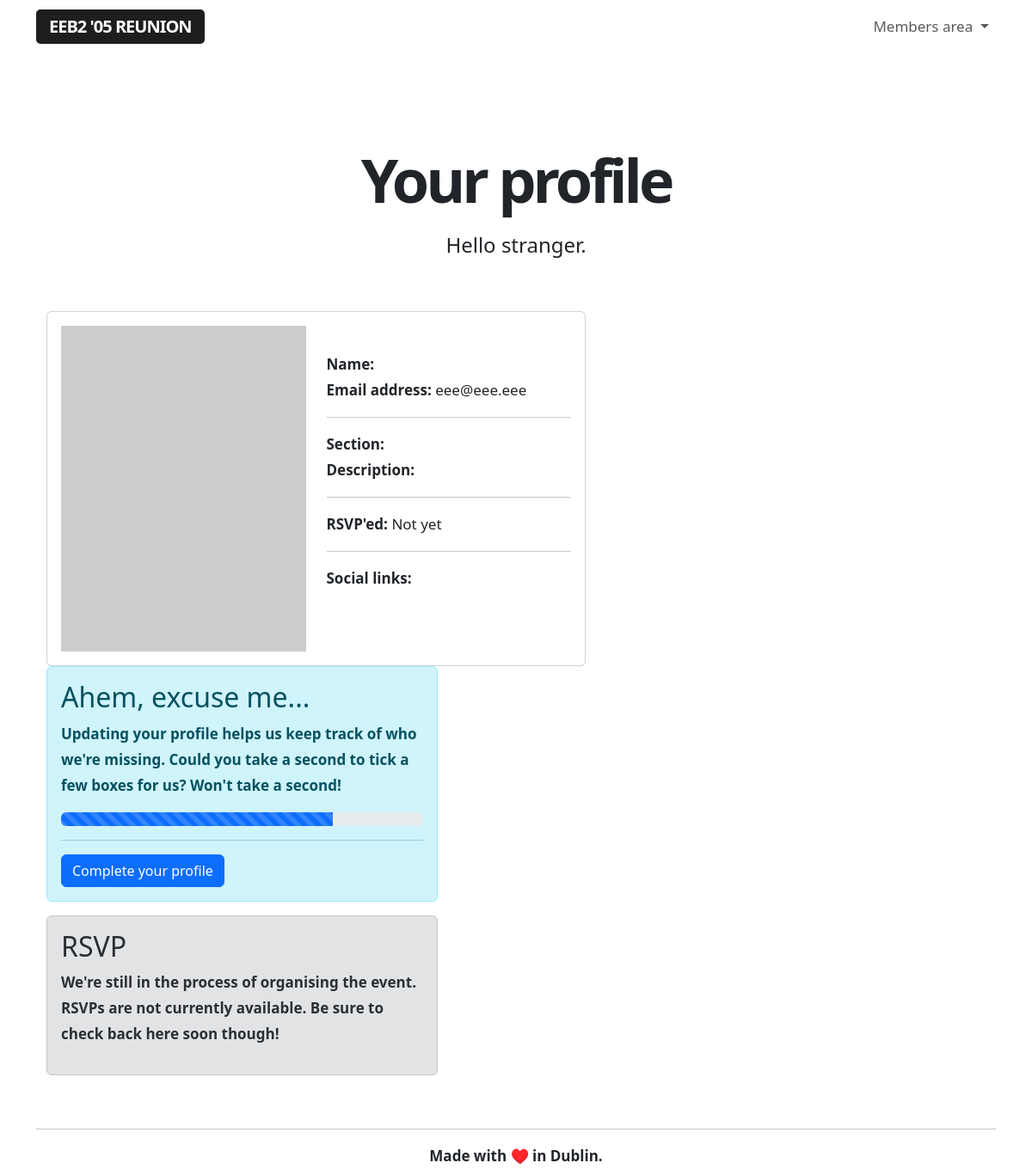
Page /user/10 (signed in) on the earlier database version.
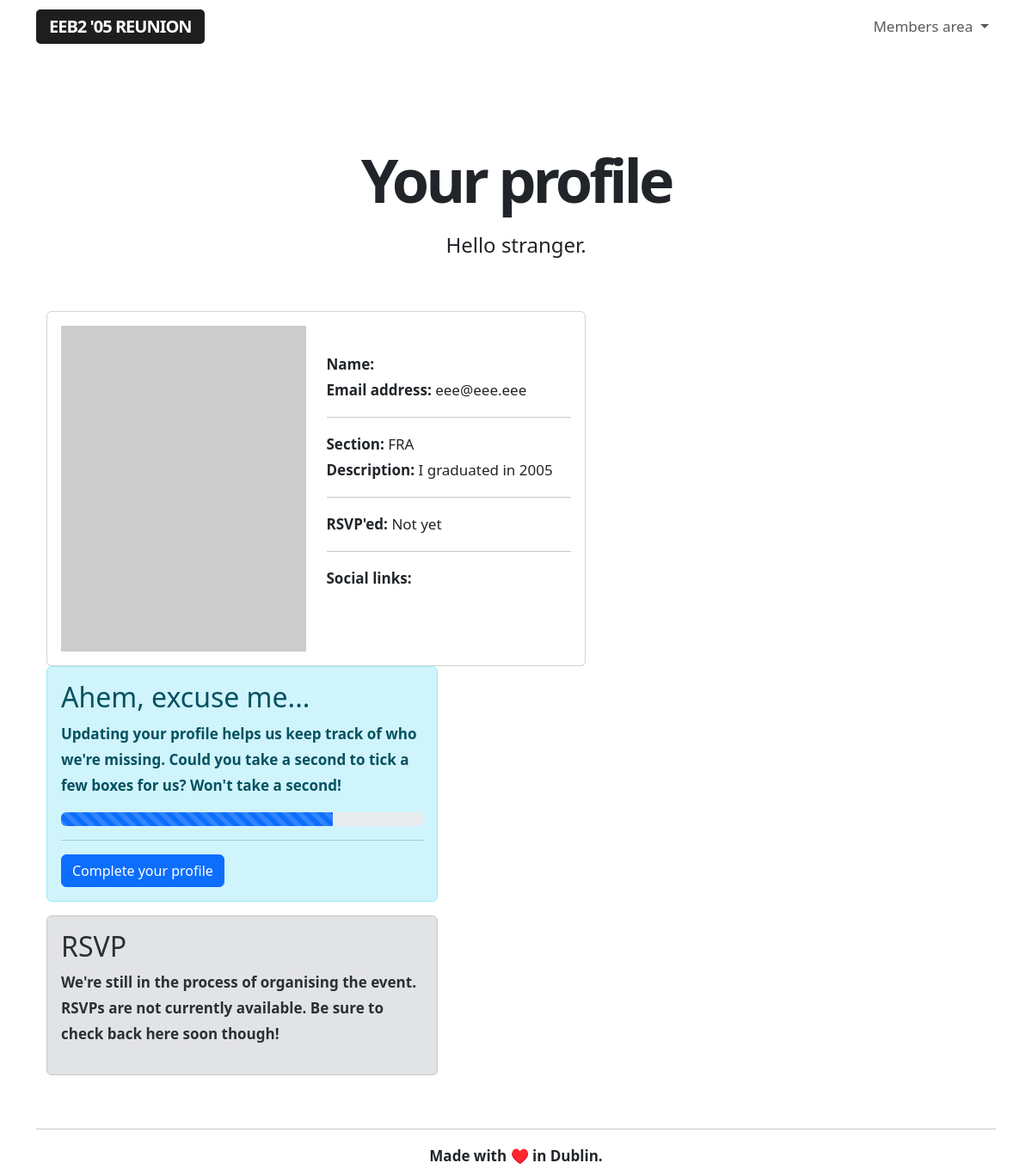
Same page on the later database version.
### app/models.py (models this page shows, shortened)
class User(UserMixin, db.Model):
    id = db.Column(db.Integer, primary_key=True)
    username = db.Column(db.String(64), index=True, unique=True)
    name = db.Column(db.String(64), index=True, unique=False)
    section = db.Column(db.String(64), index=True, unique=False)
    email = db.Column(db.String(120), index=True, unique=True)
    password_hash = db.Column(db.String(128))
    role = db.Column(db.String(64), index=True, unique=False)
    rsvp = db.Column(db.String(64), index=True, unique=False)

### app/routes.py (the view)
@app.route('/user/<userid>')
@login_required
def user(userid):
    user = User.query.filter_by(id=userid).first_or_404()
    if str(current_user.id) == str(userid):
        return render_template('profile.html', user=user)
    else:
        flash("You don't have permission to access this profile.")
        return redirect(url_for('user', userid=current_user.id))

### app/models.py (called while the page is built)
@login.user_loader
def load_user(id):
    return User.query.get(int(id))

### app/templates/profile.html
{% extends "base.html" %}
{% block content %}
<div class="title">
    <h1>Your profile</h1>
    <h4>Hello {% if current_user.name %}there {{ user.name }}.{% else %}stranger.{% endif %}
</h4>
</div>
<div class="container profile">
  <div class="row align-items-start">
    <div class="col-7">
        <div class="card">
            <div class="card-body">
                <div class="row align-items-start">
                    <div class="col-6">
                        <img class="placeholderimage" src="https://dummyimage.com/600x800/c2c2c2/fff.jpg&text=Profile+placeholder">
                    </div>
                    <div class="col-6">
                        <br>
                        <b>Name:</b> {{ user.name }}
                        <br>
                        <b>Email address:</b> {{ user.username }}
                        <hr>
                        <b>Section:</b> {{ user.section }}
                        <br>
                        <b>Description:</b> {{ user.role }}
                        <hr>
                        <b>RSVP'ed:</b> {{ user.rsvp }}
                        <hr>
                        <b>Social links:<b>
                        <br>
                    </div>
                </div>
            </div>
        </div>
    </div>
    <div class="col-5">
        {% if current_user.name %}
            <div class="alert alert-success" role="alert">
                <h2>Yey!</h2>
                <p>Your profile is complete, thank you. </p>
                <div class="progress" role="progressbar" aria-label="Animated striped example" aria-valuenow="75" aria-valuemin="0" aria-valuemax="100">
                    <div class="progress-bar progress-bar-striped progress-bar-animated bg-success" style="width: 100%"></div>
                </div>
            </div>
        {% else %}
            <div class="alert alert-info">
                <h2>Ahem, excuse me...</h2>
                <p>Updating your profile helps us keep track of who we're missing. Could you take a second to tick a few boxes for us? Won't take a second!</p>
                <div class="progress" role="progressbar" aria-label="Animated striped example" aria-valuenow="75" aria-valuemin="0" aria-valuemax="100">
                  <div class="progress-bar progress-bar-striped progress-bar-animated" style="width: 75%"></div>
                </div>
                <hr>
                <a class="btn btn-primary" href="{{ url_for('selectrole', userid=current_user.id) }}" role="button">Complete your profile</a>
            </div>
        {% endif %}
            <div class="alert alert-secondary">
                <h2>RSVP</h2>
                <p>We're still in the process of organising the event. RSVPs are not currently available. Be sure to check back here soon though!</p>
            </div>
      </div>
    </div>
</div>
{% endblock %}

### app/templates/base.html (shortened to what this page needs)
<!doctype html>
<html lang="en">
<head>
    <link rel="stylesheet" href="{{url_for('.static', filename='styles.css')}}">
    <link href="https://cdn.jsdelivr.net/npm/bootstrap@5.3.0-alpha1/dist/css/bootstrap.min.css" rel="stylesheet">
    <link href="https://getbootstrap.com/docs/5.3/assets/css/docs.css" rel="stylesheet">
</head>
<body class="bd-example">
    <nav class="navbar navbar-expand-lg nav-container" data-bs-theme="light">
        <div class="container navigation-container">
            <a class="navbar-brand" href="/index">EEB2 '05 Reunion</a>
            <div class="login-buttons">
                <ul class="navbar-nav">
                    {% if current_user.is_anonymous %}
                    <li class="buttons-header">
                        <a class="btn btn-outline-primary login-button" href="/login" role="button">Login</a>
                        <a class="btn btn-primary" href="/register" role="button">Sign up</a>
                    </li>
                    {% else %}
                    <li class="nav-item dropdown">
                        <a class="nav-link dropdown-toggle" href="#" role="button" data-bs-toggle="dropdown" aria-expanded="false">
                            Members area
                        </a>
                    </li>
                    {% endif %}
                </ul>
            </div>
        </div>
    </nav>
<br>
<div class="container">
    <div class="full-height">
        {% block content %}{% endblock %}
    </div>
</div>
<div class="container text-center">
    <br>
    <hr>
    Made with ♥️ in Dublin.
    </div>
</body>
</html>

### app/static/styles.css (style rules this page uses)
body { font-size: 17px !important; line-height: 30px !important; }
h1 { font-size: 70px !important; letter-spacing: -4px; text-align: center; font-weight: 800 !important; line-height: 75px !important; }
h4 { padding-bottom: 20px !important; font-weight: 300 !important; line-height: 35px !important; }
.placeholderimage { width: 100%; }
.full-height { min-height: 75vh; }
.nav-container { margin-bottom: 40px; }
.navbar-brand { background-color: #1e1e1e; color: #fff !important; padding: 6px 15px; border-radius: 5px; text-transform: uppercase; font-weight: 600; letter-spacing: -1px; }
.title h1 { margin-bottom: -20px !important; margin-top: 40px; }
.title h4 { padding-top: 40px !important; text-align: center !important; margin-bottom: 40px; }

Differences in the rows shown:
changed User "eee@eee.eee": section (not shown) → "FRA"; role (not shown) → "I graduated in 2005"
